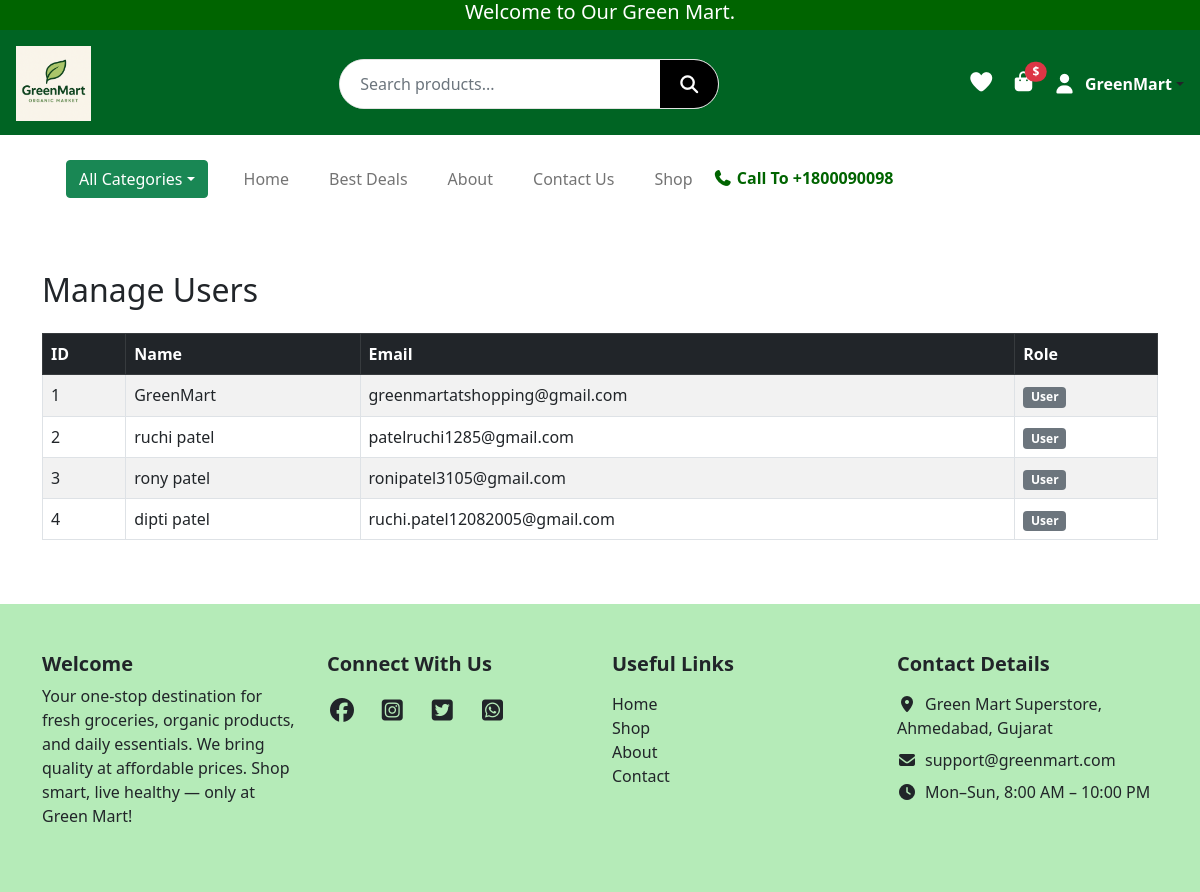
/admin/users (signed in), run on an earlier commit of the app's database.
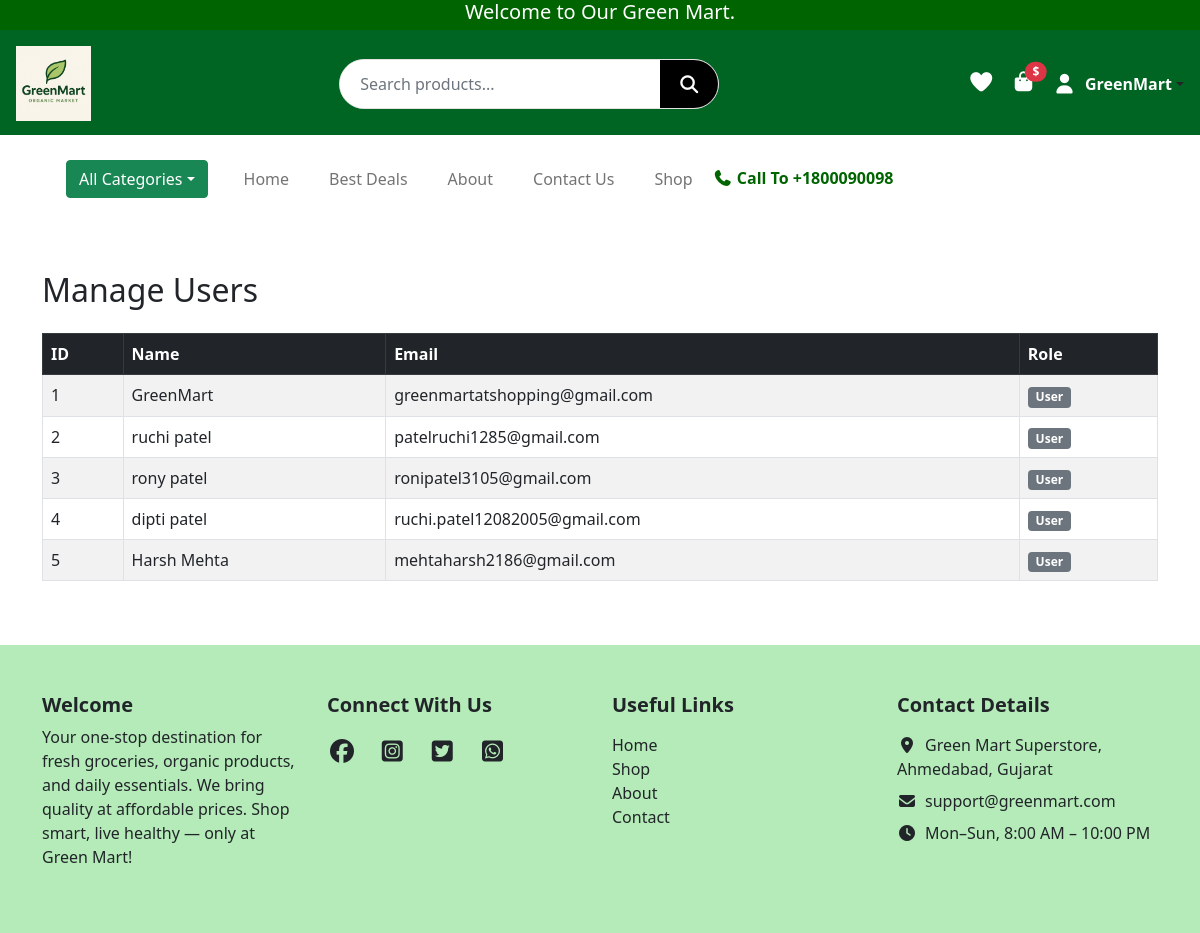
And on a later commit of the database.
### website/models.py (models this page shows, shortened)
class User(UserMixin, db.Model):
    __tablename__ = "users"
    id            = db.Column(db.Integer, primary_key=True)
    name          = db.Column(db.String(50), nullable=False)
    email         = db.Column(db.String(120), unique=True, nullable=False)
    password_hash = db.Column(db.String(128), nullable=False)
    role          = db.Column(db.String(20), default="customer")
    is_verified   = db.Column(db.Boolean, default=False)

### website/admin.py (the view)
@admin.route("/admin/users")
@admin_required
def manage_users():
    users = User.query.all()
    login_form = LoginForm()
    signup_form = SignupForm()
    return render_template(
        "admin/users.html", users=users, login_form=login_form, signup_form=signup_form
    )

### website/forms.py
class LoginForm(FlaskForm):
    email = StringField("Email", validators=[DataRequired(), Email()])
    password = PasswordField("Password", validators=[DataRequired()])
    submit = SubmitField("Login")

class SignupForm(FlaskForm):
    name = StringField("Name", validators=[DataRequired(), Length(min=2, max=50)])
    email = StringField("Email", validators=[DataRequired(), Email()])
    password = PasswordField("Password", validators=[DataRequired(), Length(min=6)])
    confirm_password = PasswordField(
        "Confirm Password", validators=[DataRequired(), EqualTo("password")]
    )
    submit = SubmitField("Sign Up")

### website/admin.py (called while the page is built)
def admin_required(f):
    @wraps(f)
    @login_required
    def decorated_function(*args, **kwargs):
        if current_user.role != "admin":
            flash("Admin access required!")
            return redirect(url_for("views.home"))
        return f(*args, **kwargs)
    return decorated_function

### website/templates/admin/users.html
{% extends "base.html" %}
{% block content %}
<div class="container py-5">
    <h2 class="mb-4">Manage Users</h2>
    <table class="table table-bordered table-striped">
        <thead class="table-dark">
            <tr>
                <th>ID</th>
                <th>Name</th>
                <th>Email</th>
                <th>Role</th>
            </tr>
        </thead>
        <tbody>
            {% for user in users %}
            <tr>
                <td>{{ user.id }}</td>
                <td>{{ user.name }}</td>
                <td>{{ user.email }}</td>
                <td>
                    {% if user.is_admin %}
                        <span class="badge bg-success">Admin</span>
                    {% else %}
                        <span class="badge bg-secondary">User</span>
                    {% endif %}
                </td>
            </tr>
            {% endfor %}
        </tbody>
    </table>
</div>
{% endblock %}

### website/templates/base.html (shortened to what the changed rows need)
<!DOCTYPE html>
<html lang="en">
<head>
  <link rel="stylesheet" href="{{ url_for('static', filename='css/style.css') }}">
  <link href="https://cdn.jsdelivr.net/npm/bootstrap@5.0.2/dist/css/bootstrap.min.css" rel="stylesheet">
  <link rel="stylesheet" href="https://cdnjs.cloudflare.com/ajax/libs/font-awesome/7.0.1/css/all.min.css">
  <link rel="stylesheet" href="https://cdn.jsdelivr.net/npm/bootstrap-icons@1.11.1/font/bootstrap-icons.css">
  <link href="https://cdn.jsdelivr.net/npm/bootstrap-icons@1.11.1/font/bootstrap-icons.css" rel="stylesheet">
</head>
<body>
<header class="main-header d-flex flex-wrap align-items-center justify-content-between p-3">
  <div class="icons-area d-flex align-items-center gap-3 flex-shrink-0">
    {% if current_user.is_authenticated %}
    <div class="dropdown">
      <a class="d-flex align-items-center text-dark text-decoration-none dropdown-toggle" data-bs-toggle="dropdown">
        <i class="fa-solid fa-user fs-5"></i>
        <span class="ms-2 fw-bold" style="color:white;">{{ current_user.name }}</span>
      </a>
    </div>
    {% else %}
      <i class="fa-solid fa-user fs-5" data-bs-toggle="modal" data-bs-target="#loginModal"></i>
    {% endif %}
  </div>
</header>
{% block content %}{% endblock %}
</body>
</html>

What changed in the data, as far as the page shows it:
added User: id "5", name "Harsh Mehta", email "mehtaharsh2186@gmail.com"
